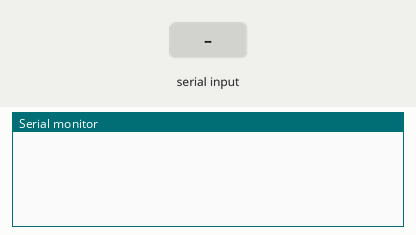
Simulated run of this sketch. Board: Arduino Mega 2560, built with avr-gcc and run on an emulated ATmega2560. Shown: the last lines printed to the serial monitor. The test bench sets the inputs (shaded band). The modem accepts every AT command (registered, SIM ready, sends succeed) and sends nothing else.

Above: at 1.2 s.
1.3 s: "R\n" received over the second serial link
At 2.0 s:
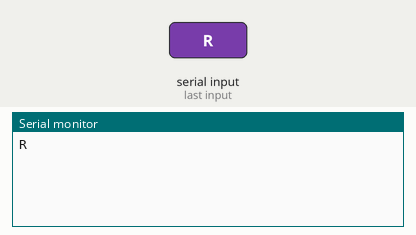
2.8 s: "R\n" received over Serial
At 3.3 s:
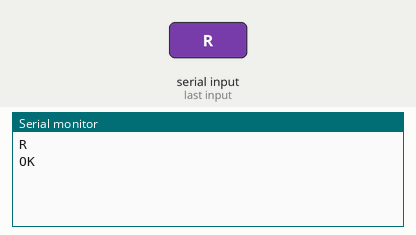
4.3 s: "E\n" received over the second serial link
At 5.5 s:
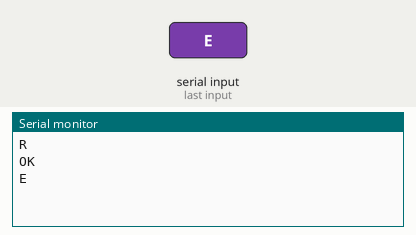
5.8 s: "1\n" received over the second serial link
At 6.6 s:
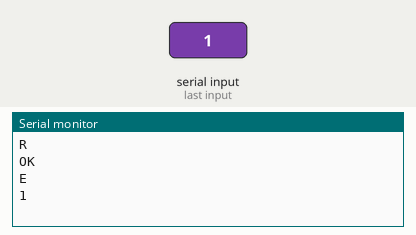

Measured:
- after the input at 1.3 s, the serial monitor: prints a new line at once (image 1)
- after the input at 2.8 s, the serial monitor: prints a new line at once (image 2)
- after the input at 4.3 s, the serial monitor: prints a new line at once (image 3)
- after the input at 5.8 s, the serial monitor: prints a new line at once (image 4)

The sketch:

Serial_Repeater.ino
```cpp
#define OLED 0
#define IOT_BADGE_BUILD 1
#define AUTO_DISCOVER 1


#if OLED
////////////////////////////
// OLED display support (ASCII only)
#include "SSD1306Ascii.h"
#include "SSD1306AsciiAvrI2c.h"

////////////////////////////
// OLED display support (ASCII only)

uint8_t flash_read_byte(uint32_t addr)
{
    uint8_t c;

    flash_read(addr, &c, 1);
    return c;
}

// 0X3C+SA0 - 0x3C or 0x3D
#define I2C_ADDRESS 0x3C

SSD1306AsciiAvrI2c oled;

#if INCLUDE_SCROLLING != 2
  #error "Please set INCLUDE_SCROLLING to 2 in SSD1306Ascii.h"
#endif

#define OLEDPRINT oled.print
#define OLEDPRINTLN oled.println

#else

#define OLEDPRINT Serial.print
#define OLEDPRINTLN Serial.println

#endif


#if AUTO_DISCOVER
#define BLE_PREAMBLE  "AT+"
#define BLE_RESPONSE  "OK+"
#define BLE_RESPONSE_LEN 8
#define BLE_TIMEOUT 2000

const char initCmds[][6] =
{
  "RENEW",
  "CLEAR",
  "ERASE",
  "ROLE1",
  "IMME1",
  "NOTI1",
  "SHOW1",    // no need to show the names of the radios we find
  "RESET"
};
#define BLE_INIT_CMDS (sizeof(initCmds) / sizeof(initCmds[0]))


// set the returnData flag if you don't want wait to read the response
int bleWait(unsigned int len)
{
  static uint32_t startTime;
  startTime = millis();
  while (Serial1.available() < len)
  {
    if (millis() - startTime > BLE_TIMEOUT)
      return -1;
  }

  // look for OK response
  if (Serial1.read() != 'O' || Serial1.read() != 'K')
    return -1;

  OLEDPRINT("OK");

  // flush the rest of the response
  while (Serial1.available())
    OLEDPRINT((char) Serial1.read());

  OLEDPRINT("\n");

  return 0;
}

int bleCommand(const char cmds[][6], byte cmdCount)
{
  static char buffer[3+5+1] = BLE_PREAMBLE; // preamble, command, null
  //buffer[sizeof(buffer)-1] = '\0'; // null terminate for println
  static uint32_t delayStart;

  Serial1.write(buffer, 2);  // put us into command mode (reuse the "AT" that's in the buffer)
  delay(750);

  // flush inbound characters
  while (Serial1.available())
    Serial1.read();

  static byte i; // declaration can't be inside for() or it never gets reset to 0 on future invocations
  for (i=0; i < cmdCount; i++)
  {
    memcpy(buffer+3, cmds[i], 5);
    Serial1.write(buffer, 8);
#if OLED
    OLEDPRINTLN(buffer);
#endif

    if (bleWait(BLE_RESPONSE_LEN))
      return -1;

    // pause after renew or reset command
    // this is a hacky way to do this, but it works
    if (buffer[3] == 'R' && buffer[4] == 'E')
    {
      delay(1000);
    }
  }

  // flag BLE as success
  return 0;
}
#endif

void setup()
{
  Serial.begin(9600);
  Serial1.begin(9600);

#if OLED
  flash_init();
#endif

  while(!Serial && millis() < 5000)
    ;
#if OLED
  oled.begin(&Adafruit128x64, I2C_ADDRESS);
  oled.setFont("sys5x7");
  oled.clear();
  Serial.println("BLE monitor");
  OLEDPRINTLN("BLE monitor");
#endif

#if AUTO_DISCOVER
#if OLED
  if (bleCommand(initCmds, BLE_INIT_CMDS))
    OLEDPRINTLN("BLE init FAIL");
  else
    OLEDPRINTLN("BLE init good");
#endif
#else
  bleCommand(initCmds, BLE_INIT_CMDS);

#endif
}

void loop()
{
  unsigned long lastCharTime = 0;
  unsigned long lastDiscTime = 0;

  while (1)
  {
#if AUTO_DISCOVER
    if (millis() - lastDiscTime > 2000)
    {
      Serial.println();
      Serial1.print("AT+DISC?");
      lastDiscTime = millis();
    }
#endif

    if (lastCharTime && millis() - lastCharTime > 10)
    {
#if OLED
      if (oled.col())
        OLEDPRINTLN();
#endif
      lastCharTime = 0;
    }

    while (Serial1.available())
    {
      char c = Serial1.read();

      Serial.write(c);
#if OLED
      if (oled.col() > 127-5)
        OLEDPRINTLN();
      OLEDPRINT(c);
#endif
      lastCharTime = millis();
    }

    while (Serial.available())
      Serial1.write(Serial.read());
  }
}
```
